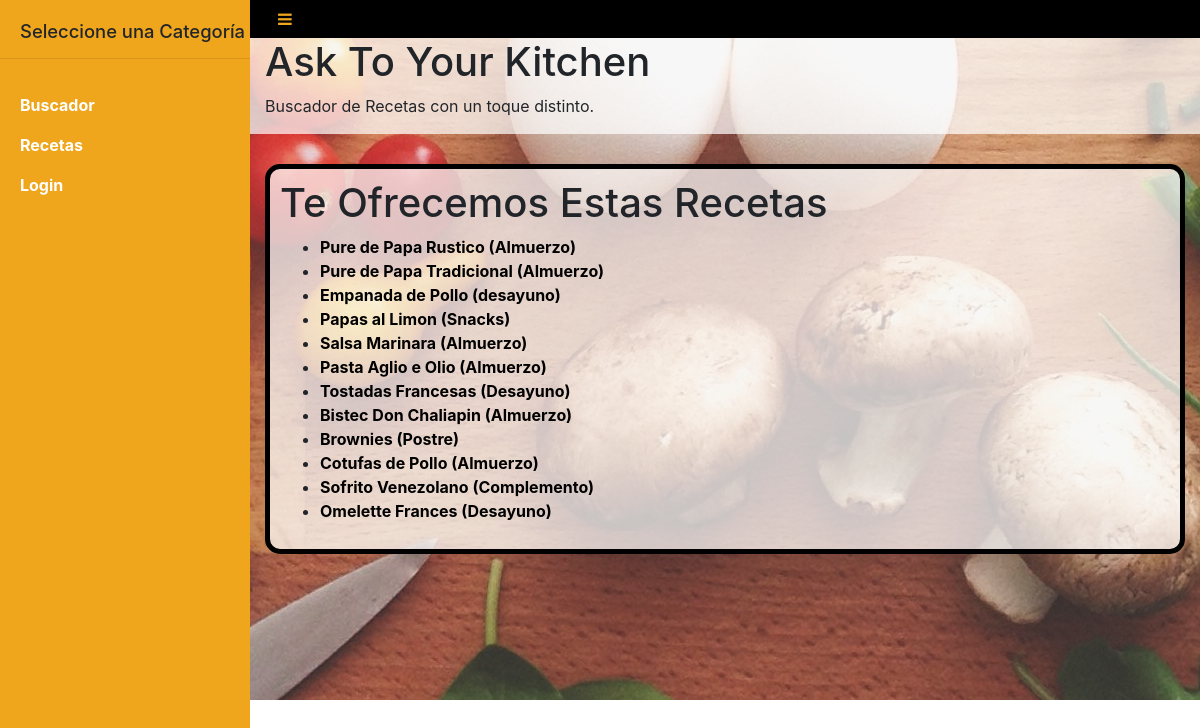
The app's page /search/recetas/ with its own data.
### search/models.py (models this page shows, shortened)
class Receta(models.Model):
    nombre = models.CharField(max_length=50, help_text="Ingrese el nombre de un ingrediente (ejemplo: papa, nata, batata)")
    ingredientes = models.TextField(max_length=1000)
    preparacion = models.TextField(max_length=5000, help_text="Ingrese la preparacion")
    tipo = models.CharField(max_length=20, help_text="Ingrese un tipo de Receta", default='Desayuno' )
    tiempo_preparacion = models.CharField(max_length=50, help_text="Ingrese el tiempo de preparacion promedio")
    metodo_coccion = models.CharField(max_length=50, help_text="Ingrese un metodo de coccion para la receta principal")
    def get_absolute_url(self):
        return reverse('detalle-receta', args=[str(self.id)])

### search/views.py (the view)
class RecetaListView(generic.ListView):
    model = Receta

### search/templates/search/receta_list.html
{% extends "basic_generic.html" %}
{% block content %}
<div class="containersito">
    <h1>Te Ofrecemos Estas Recetas</h1>
    {% if receta_list %}
    <ul>
      {% for receta in receta_list %}
      <li class="supportme">
        <a href="{{ receta.get_absolute_url }}">{{ receta.nombre }} ({{ receta.tipo }})</a>
      </li>
      {% endfor %}
    </ul>
    {% else %}
      <p>There are no books in the library.</p>
    {% endif %}
</div>
{% endblock %}

### search/templates/basic_generic.html (shortened to what this page needs)
<!DOCTYPE html>
<html lang="en">
<head>
  <link rel="stylesheet" href="/static/assets/bootstrap/css/bootstrap.min.css">
  <link rel="stylesheet" href="/static/assets/css/myown.css">
  <link rel="stylesheet" href="/static/assets/fonts/font-awesome.min.css">
  <link rel="stylesheet" href="/static/assets/css/styles.min.css">
  {% load static %}
  <link rel="stylesheet" href="{% static 'css/styles.css' %}">
</head>
<body>
    <div id="wrapper" class="">
        <div id="sidebar-wrapper">
            <ul class="sidebar-nav">
                <li class="sidebar-brand"><h5 class="halpmeeee">Seleccione una Categoría</h5><hr></li>
                <li> <a href="{% url 'index' %}">Buscador</a></li>
                <li> <a href="{% url 'recetas' %}">Recetas</a></li>
                {% if user.is_authenticated %}
                  <li>User: {{ user.get_username }}</li>
                  <li><a href="{% url 'addrecetas' %}">Agregar Recetas</a></li>
                  <li><a href="{% url 'logout'%}?next={{request.path}}">Logout</a></li>
                {% else %}
                  <li><a href="{% url 'login'%}?next={{request.path}}">Login</a></li>
                {% endif %}
            </ul>
        </div>
      <div class="page-content-wrapper">
          <div class="container-fluid"  id="starting">
            <div class="row toucheme">
              <div class="col-md-10">
                <a class="btn btn-link" role="button" href="#menu-toggle" id="menu-toggle"><i class="fa fa-bars"></i></a>
              </div>
            </div>
            <div class="row title">
                <div class="col-md-12">
                    <div>
                        <h1>Ask To Your Kitchen</h1>
                        <p>Buscador de Recetas con un toque distinto.</p>
                    </div>
                </div>
            </div>
      {% block content %}{% endblock %}
      </div>
    </div>
  </div>
</body>
</html>

### search/static/assets/css/myown.css (style rules this page uses)
div#wrapper { background: url('/static/assets/img/bg1.jpg'); background-attachment: fixed; background-position: center; background-repeat: no-repeat; height: 700px; }
div.row.title { background:#ffffffb5; }
div.row.toucheme { background-color: black; }
h5.halpmeeee { font-size: 1.15rem; }
div.containersito { border: 5px solid black; border-radius: 15px; padding: 10px; margin-top: 30px; background: #ffffffb5; }
i.fa.fa-bars { color: #efa61d; }
li.supportme { font-weight: bold; }
li.supportme a { color: black; }
@media (min-width:768px) { div#wrapper { background: url('/static/assets/img/bg1.jpg'); background-attachment: fixed; background-position: center; background-repeat: no-repeat; height: 100%; } }
@media (min-width: 350px) { div#wrapper { background: url('/static/assets/img/bg1.jpg'); background-attachment: fixed; background-position: center; background-repeat: no-repeat; height: 100%; min-height: 700px; } }

### search/static/css/styles.css (style rules this page uses)
.sidebar-nav { margin-top: 20px; padding: 0; list-style: none; }

### records on screen
Receta: nombre "Pure de Papa Rustico", tipo "Almuerzo"
Receta: nombre "Pure de Papa Tradicional", tipo "Almuerzo"
Receta: nombre "Empanada de Pollo", tipo "desayuno"
Receta: nombre "Papas al Limon", tipo "Snacks"
Receta: nombre "Salsa Marinara", tipo "Almuerzo"
Receta: nombre "Pasta Aglio e Olio", tipo "Almuerzo"
Receta: nombre "Tostadas Francesas", tipo "Desayuno"
Receta: nombre "Bistec Don Chaliapin", tipo "Almuerzo"
Receta: nombre "Brownies", tipo "Postre"
Receta: nombre "Cotufas de Pollo", tipo "Almuerzo"
Receta: nombre "Sofrito Venezolano", tipo "Complemento"
Receta: nombre "Omelette Frances", tipo "Desayuno"
